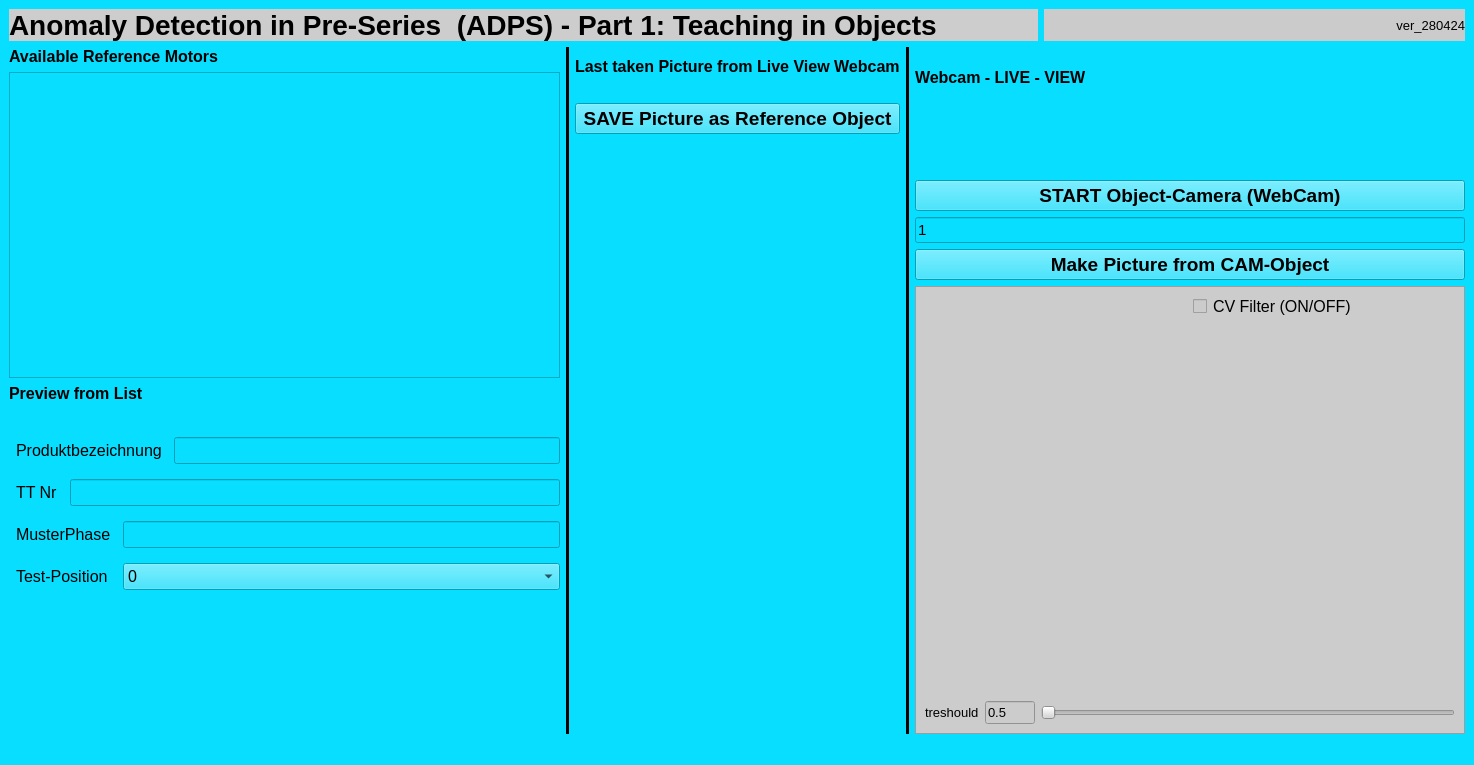
<?xml version="1.0" encoding="UTF-8"?>
<ui version="4.0">
 <class>MainWindow</class>
 <widget class="QMainWindow" name="MainWindow">
  <property name="geometry">
   <rect>
    <x>0</x>
    <y>0</y>
    <width>1474</width>
    <height>765</height>
   </rect>
  </property>
  <property name="minimumSize">
   <size>
    <width>0</width>
    <height>0</height>
   </size>
  </property>
  <property name="windowTitle">
   <string>MainWindow</string>
  </property>
  <property name="styleSheet">
   <string notr="true">background-color: rgb(240, 240, 240);
border-color: rgb(0, 0, 0);
background-color: rgb(8, 222, 255);</string>
  </property>
  <widget class="QWidget" name="centralwidget">
   <layout class="QGridLayout" name="gridLayout_3">
    <item row="1" column="3" rowspan="6">
     <widget class="Line" name="line_2">
      <property name="styleSheet">
       <string notr="true">background-color: rgb(0, 0, 0);
border-color: rgb(0, 0, 0);</string>
      </property>
      <property name="orientation">
       <enum>Qt::Vertical</enum>
      </property>
     </widget>
    </item>
    <item row="1" column="2" rowspan="2">
     <layout class="QVBoxLayout" name="verticalLayout_4">
      <property name="topMargin">
       <number>10</number>
      </property>
      <item>
       <widget class="QLabel" name="label_3">
        <property name="font">
         <font>
          <pointsize>12</pointsize>
          <weight>75</weight>
          <bold>true</bold>
         </font>
        </property>
        <property name="text">
         <string>Last taken Picture from Live View Webcam</string>
        </property>
       </widget>
      </item>
      <item>
       <widget class="QLabel" name="lbl_lastTakenPic">
        <property name="font">
         <font>
          <pointsize>10</pointsize>
         </font>
        </property>
        <property name="text">
         <string/>
        </property>
        <property name="pixmap">
         <pixmap resource="image.qrc">:/image/images/preview.png</pixmap>
        </property>
        <property name="scaledContents">
         <bool>false</bool>
        </property>
       </widget>
      </item>
      <item>
       <widget class="QPushButton" name="pushButton_SaveAsReference">
        <property name="font">
         <font>
          <pointsize>14</pointsize>
          <weight>75</weight>
          <bold>true</bold>
         </font>
        </property>
        <property name="text">
         <string>SAVE Picture as Reference Object</string>
        </property>
       </widget>
      </item>
      <item>
       <spacer name="verticalSpacer_5">
        <property name="orientation">
         <enum>Qt::Vertical</enum>
        </property>
        <property name="sizeHint" stdset="0">
         <size>
          <width>20</width>
          <height>40</height>
         </size>
        </property>
       </spacer>
      </item>
     </layout>
    </item>
    <item row="1" column="0" rowspan="6">
     <layout class="QVBoxLayout" name="verticalLayout">
      <item>
       <widget class="QLabel" name="lbl_ObjectCamera_2">
        <property name="font">
         <font>
          <pointsize>12</pointsize>
          <weight>75</weight>
          <bold>true</bold>
         </font>
        </property>
        <property name="text">
         <string>Available Reference Motors</string>
        </property>
       </widget>
      </item>
      <item>
       <widget class="QListWidget" name="listWidget_learnedMotor">
        <property name="font">
         <font>
          <pointsize>13</pointsize>
         </font>
        </property>
        <property name="statusTip">
         <string extracomment="in this list we have LEARNED objects ( images )"/>
        </property>
       </widget>
      </item>
      <item>
       <widget class="QLabel" name="lbl_ObjectCamera_3">
        <property name="font">
         <font>
          <pointsize>12</pointsize>
          <weight>75</weight>
          <bold>true</bold>
         </font>
        </property>
        <property name="text">
         <string>Preview from List</string>
        </property>
       </widget>
      </item>
      <item>
       <widget class="QLabel" name="lbl_previewRefMotor">
        <property name="text">
         <string/>
        </property>
        <property name="pixmap">
         <pixmap resource="image.qrc">:/image/images/webcamPreviewMini.png</pixmap>
        </property>
        <property name="scaledContents">
         <bool>false</bool>
        </property>
       </widget>
      </item>
      <item>
       <layout class="QGridLayout" name="gridLayout">
        <property name="leftMargin">
         <number>7</number>
        </property>
        <property name="topMargin">
         <number>8</number>
        </property>
        <property name="horizontalSpacing">
         <number>12</number>
        </property>
        <property name="verticalSpacing">
         <number>15</number>
        </property>
        <item row="2" column="0" colspan="2">
         <widget class="QLabel" name="lbl_musterPhase">
          <property name="font">
           <font>
            <pointsize>12</pointsize>
           </font>
          </property>
          <property name="text">
           <string>MusterPhase</string>
          </property>
         </widget>
        </item>
        <item row="2" column="2" colspan="2">
         <widget class="QLineEdit" name="lineEdit_musterPhase">
          <property name="font">
           <font>
            <pointsize>12</pointsize>
           </font>
          </property>
         </widget>
        </item>
        <item row="3" column="0" colspan="2">
         <widget class="QLabel" name="lbl_testPosition">
          <property name="font">
           <font>
            <pointsize>12</pointsize>
           </font>
          </property>
          <property name="text">
           <string>Test-Position</string>
          </property>
         </widget>
        </item>
        <item row="3" column="2" colspan="2">
         <widget class="QComboBox" name="comboBox_TestPos">
          <property name="font">
           <font>
            <pointsize>12</pointsize>
           </font>
          </property>
          <item>
           <property name="text">
            <string>0</string>
           </property>
          </item>
          <item>
           <property name="text">
            <string>1</string>
           </property>
          </item>
          <item>
           <property name="text">
            <string>2</string>
           </property>
          </item>
          <item>
           <property name="text">
            <string>3</string>
           </property>
          </item>
         </widget>
        </item>
        <item row="4" column="2">
         <spacer name="verticalSpacer">
          <property name="orientation">
           <enum>Qt::Vertical</enum>
          </property>
          <property name="sizeHint" stdset="0">
           <size>
            <width>20</width>
            <height>40</height>
           </size>
          </property>
         </spacer>
        </item>
        <item row="1" column="0">
         <widget class="QLabel" name="lbl_ttNr">
          <property name="font">
           <font>
            <pointsize>12</pointsize>
           </font>
          </property>
          <property name="text">
           <string>TT Nr</string>
          </property>
         </widget>
        </item>
        <item row="0" column="3">
         <widget class="QLineEdit" name="lineEdit_prodBezeichng">
          <property name="minimumSize">
           <size>
            <width>285</width>
            <height>0</height>
           </size>
          </property>
          <property name="font">
           <font>
            <pointsize>12</pointsize>
           </font>
          </property>
         </widget>
        </item>
        <item row="1" column="1" colspan="3">
         <widget class="QLineEdit" name="lineEdit_ttNr">
          <property name="font">
           <font>
            <pointsize>12</pointsize>
           </font>
          </property>
         </widget>
        </item>
        <item row="0" column="0" colspan="3">
         <widget class="QLabel" name="lbl_produktBezeichng">
          <property name="font">
           <font>
            <pointsize>12</pointsize>
           </font>
          </property>
          <property name="text">
           <string>Produktbezeichnung</string>
          </property>
         </widget>
        </item>
       </layout>
      </item>
     </layout>
    </item>
    <item row="1" column="1" rowspan="6">
     <widget class="Line" name="line">
      <property name="font">
       <font>
        <pointsize>8</pointsize>
       </font>
      </property>
      <property name="styleSheet">
       <string notr="true">background-color: rgb(0, 0, 0);
border-color: rgb(0, 0, 0);</string>
      </property>
      <property name="orientation">
       <enum>Qt::Vertical</enum>
      </property>
     </widget>
    </item>
    <item row="0" column="0" colspan="5">
     <layout class="QHBoxLayout" name="horizontalLayout">
      <item>
       <widget class="QLabel" name="lbl_headline">
        <property name="font">
         <font>
          <pointsize>21</pointsize>
          <weight>75</weight>
          <bold>true</bold>
          <strikeout>false</strikeout>
         </font>
        </property>
        <property name="styleSheet">
         <string notr="true">background-color: rgb(205, 205, 205);</string>
        </property>
        <property name="frameShape">
         <enum>QFrame::NoFrame</enum>
        </property>
        <property name="frameShadow">
         <enum>QFrame::Plain</enum>
        </property>
        <property name="text">
         <string>Anomaly Detection in Pre-Series  (ADPS) - Part 1: Teaching in Objects             </string>
        </property>
       </widget>
      </item>
      <item>
       <widget class="QLabel" name="lbl_version">
        <property name="font">
         <font>
          <pointsize>10</pointsize>
         </font>
        </property>
        <property name="styleSheet">
         <string notr="true">background-color: rgb(203, 203, 203);</string>
        </property>
        <property name="text">
         <string>ver_280424</string>
        </property>
        <property name="alignment">
         <set>Qt::AlignRight|Qt::AlignTrailing|Qt::AlignVCenter</set>
        </property>
       </widget>
      </item>
     </layout>
    </item>
    <item row="1" column="4">
     <widget class="QLabel" name="label_2">
      <property name="font">
       <font>
        <pointsize>12</pointsize>
        <weight>75</weight>
        <bold>true</bold>
       </font>
      </property>
      <property name="text">
       <string>Webcam - LIVE - VIEW</string>
      </property>
     </widget>
    </item>
    <item row="6" column="4">
     <widget class="QFrame" name="frame">
      <property name="minimumSize">
       <size>
        <width>0</width>
        <height>0</height>
       </size>
      </property>
      <property name="styleSheet">
       <string notr="true">background-color: rgb(204, 204, 204);</string>
      </property>
      <property name="frameShape">
       <enum>QFrame::StyledPanel</enum>
      </property>
      <property name="frameShadow">
       <enum>QFrame::Raised</enum>
      </property>
      <layout class="QGridLayout" name="gridLayout_2">
       <item row="0" column="0">
        <layout class="QHBoxLayout" name="horizontalLayout_3">
         <item>
          <widget class="QLabel" name="label_filterSymbolBild">
           <property name="text">
            <string/>
           </property>
           <property name="pixmap">
            <pixmap resource="image.qrc">:/image/images/cv2FilterSymbol.png</pixmap>
           </property>
           <property name="scaledContents">
            <bool>true</bool>
           </property>
          </widget>
         </item>
         <item>
          <widget class="QCheckBox" name="checkBox_cvFilter">
           <property name="font">
            <font>
             <pointsize>12</pointsize>
            </font>
           </property>
           <property name="text">
            <string>CV Filter (ON/OFF)</string>
           </property>
          </widget>
         </item>
        </layout>
       </item>
       <item row="2" column="0">
        <layout class="QHBoxLayout" name="horizontalLayout_2">
         <item>
          <widget class="QLabel" name="label_thresh1">
           <property name="font">
            <font>
             <pointsize>10</pointsize>
            </font>
           </property>
           <property name="text">
            <string>treshould</string>
           </property>
          </widget>
         </item>
         <item>
          <widget class="QLineEdit" name="lineEdit_thresh1">
           <property name="maximumSize">
            <size>
             <width>50</width>
             <height>16777215</height>
            </size>
           </property>
           <property name="font">
            <font>
             <pointsize>10</pointsize>
            </font>
           </property>
           <property name="text">
            <string>0.5</string>
           </property>
          </widget>
         </item>
         <item>
          <widget class="QSlider" name="horizontalSlider_thresh1">
           <property name="minimumSize">
            <size>
             <width>200</width>
             <height>0</height>
            </size>
           </property>
           <property name="font">
            <font>
             <pointsize>10</pointsize>
            </font>
           </property>
           <property name="singleStep">
            <number>1</number>
           </property>
           <property name="orientation">
            <enum>Qt::Horizontal</enum>
           </property>
          </widget>
         </item>
        </layout>
       </item>
       <item row="1" column="0">
        <spacer name="verticalSpacer_3">
         <property name="orientation">
          <enum>Qt::Vertical</enum>
         </property>
         <property name="sizeHint" stdset="0">
          <size>
           <width>20</width>
           <height>40</height>
          </size>
         </property>
        </spacer>
       </item>
      </layout>
     </widget>
    </item>
    <item row="3" column="4">
     <widget class="QPushButton" name="pushButton_StartStopCam">
      <property name="font">
       <font>
        <pointsize>14</pointsize>
        <weight>75</weight>
        <italic>false</italic>
        <bold>true</bold>
       </font>
      </property>
      <property name="text">
       <string>START Object-Camera (WebCam)</string>
      </property>
     </widget>
    </item>
    <item row="5" column="4">
     <widget class="QPushButton" name="pushButton_MakePicture">
      <property name="font">
       <font>
        <pointsize>14</pointsize>
        <weight>75</weight>
        <bold>true</bold>
       </font>
      </property>
      <property name="text">
       <string>Make Picture from CAM-Object</string>
      </property>
     </widget>
    </item>
    <item row="2" column="4">
     <widget class="QLabel" name="lbl_cameraView">
      <property name="font">
       <font>
        <pointsize>33</pointsize>
       </font>
      </property>
      <property name="text">
       <string/>
      </property>
      <property name="pixmap">
       <pixmap resource="image.qrc">:/image/images/webcam.png</pixmap>
      </property>
     </widget>
    </item>
    <item row="4" column="4">
     <widget class="QLineEdit" name="lineEdit_camNr">
      <property name="font">
       <font>
        <pointsize>11</pointsize>
       </font>
      </property>
      <property name="text">
       <string>1</string>
      </property>
     </widget>
    </item>
   </layout>
  </widget>
  <widget class="QMenuBar" name="menubar">
   <property name="geometry">
    <rect>
     <x>0</x>
     <y>0</y>
     <width>1474</width>
     <height>22</height>
    </rect>
   </property>
  </widget>
  <widget class="QStatusBar" name="statusbar"/>
 </widget>
 <resources>
  <include location="image.qrc"/>
 </resources>
 <connections/>
</ui>
